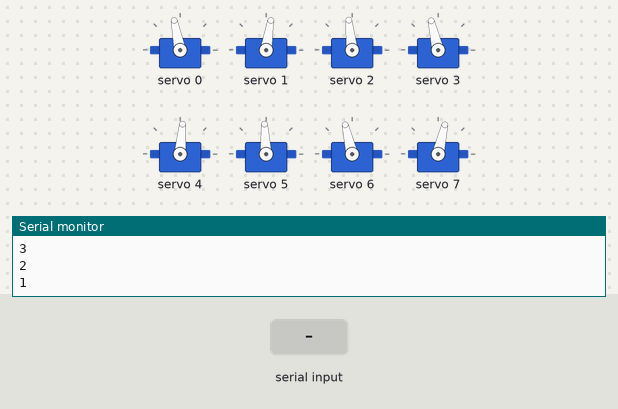
The sketch below on a simulated ESP32. Parts: 8 × servo, the last lines printed to the serial monitor. Inputs (shaded band) come from the test bench.

Above: at 12.2 s.
12.3 s: "2" received over Serial
At 13.74 s:
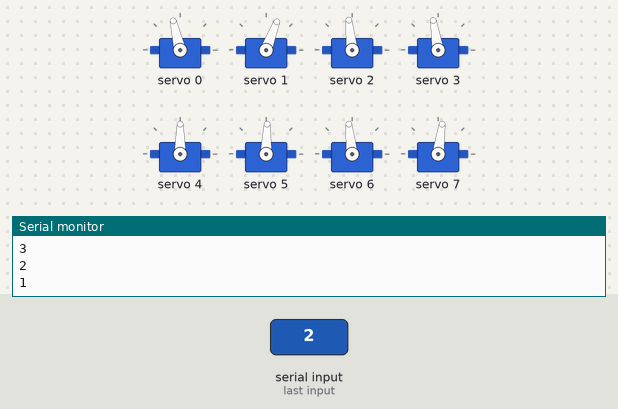
At 14.62 s:
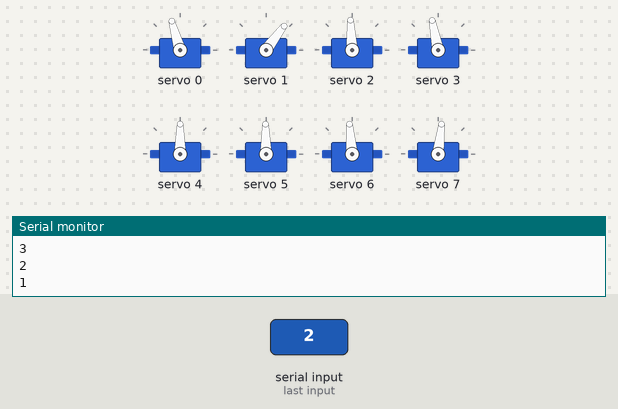
15.3 s: "1" received over Serial
18.3 s: "0" received over Serial
At 19.4 s:
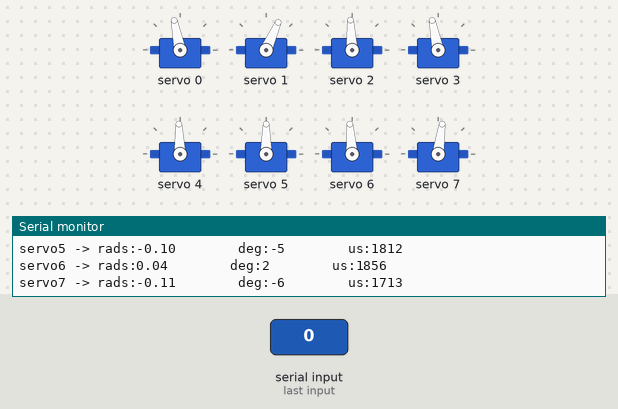
Timing chart, 0 to 21.3 s (numbered marks = the images above; inputs shaded):
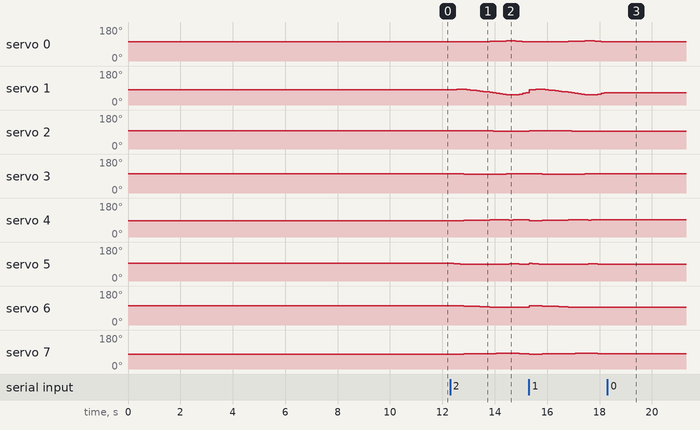

Measured:
- after the input at 12.3 s, servo 0: rises from 101° to 106° in 1.1 s, then falls to 101° in 0.75 s; servo 1: 81° → 82° after 0.13 s, → 84° 0.13 s later, → 83° 0.13 s later, → 82° 0.25 s later, … (21 changes in this stretch)
- after the input at 18.3 s, servo 0, servo 3: stops changing and stays 101°; servo 1: stops changing and stays 66°; servo 2: stops changing and stays 93°; servo 4: stops changing and stays 92°; servo 5: stops changing and stays 90°

The sketch:

2D_SS_lift_56.ino
```cpp
// HOW TO:
// ------------------------------
// Serial input = 2 -> Steps through gait sequence once and stops at the end.
// Serial input = 1 -> Steps through gait sequence in a loop.
// Serial input = 0 -> Stops infinite loop at the node where it is at that moment

//Gait template
#include <Wire.h>
#include <Adafruit_PWMServoDriver.h>

Adafruit_PWMServoDriver pca9685 = Adafruit_PWMServoDriver();

#define SERVO_FREQ 300
#define SER0 0 //Hip 1
#define SER1 1 //Knee 1
#define SER2 2 //Hip 2
#define SER3 3 //Knee 2
#define SER4 4 //Hip 3
#define SER5 5 //Knee 3
#define SER6 6 //Hip 4
#define SER7 7 //Knee 4

// Insert servo angles here:
// For 3D gaits, these angles are obtained from linearisation.py
// For 2D gaits, these angles are obtained from 2D_trajectory_reader.py
float SS_servo0[] = {-0.20941678, -0.19630291, -0.189587  , -0.18809007, -0.18773464, -0.19149025, -0.19971469, -0.20793913, -0.21616357, -0.224388  , -0.23261244, -0.24083688, -0.24917609, -0.25887332, -0.26857055, -0.27826778, -0.28796501, -0.29766224, -0.30275725, -0.29699423, -0.27957677, -0.25243463, -0.21919402, -0.18494474, -0.1491102 , -0.11212858, -0.07519109, -0.04105411, -0.01419654, -0.00745281, -0.00834917, -0.0120972 , -0.01232307, -0.01345568, -0.01555387, -0.01765206, -0.02300343, -0.0289237 , -0.03656005, -0.04704708, -0.06076047, -0.07337059, -0.0847293 , -0.09103029, -0.09404357, -0.09108492, -0.08875301, -0.09011243, -0.09176272, -0.09593028, -0.09975795, -0.10345097, -0.10810675, -0.11439426, -0.11943823, -0.12412474, -0.1261442 , -0.12874546, -0.13387055, -0.13531343, -0.14157095, -0.14126985, -0.14553441, -0.1522773 , -0.16155693, -0.17298687, -0.18745039, -0.19084513, -0.19117045, -0.19149577, -0.1918211 , -0.19014445, -0.18421088, -0.17827731, -0.17279538, -0.17298529, -0.1736413 , -0.17412437, -0.17461445, -0.17391903, -0.16831767, -0.16679684, -0.16615418, -0.16551152, -0.16486885, -0.1674469 , -0.17065088, -0.17385486, -0.18037603, -0.19305178, -0.21282911};
float SS_servo1[] = {0.1738077 , 0.13606131, 0.10324782, 0.1075499 , 0.11841718, 0.14762003, 0.19675415, 0.24588826, 0.29502238, 0.34415649, 0.39329061, 0.44242472, 0.49231315, 0.55112688, 0.60994061, 0.66875434, 0.72756806, 0.78638179, 0.82900607, 0.83183047, 0.78939456, 0.70781732, 0.61386666, 0.52011816, 0.43085478, 0.34483678, 0.26229639, 0.18571816, 0.12755025, 0.10422928, 0.09977139, 0.09995778, 0.09695234, 0.09285919, 0.09084313, 0.08882708, 0.09355151, 0.09945471, 0.10713382, 0.1208256 , 0.14119648, 0.15938855, 0.17323378, 0.17577598, 0.17221192, 0.15045245, 0.1278206 , 0.11183561, 0.09462229, 0.08376909, 0.082263  , 0.08142789, 0.08269719, 0.08753311, 0.09154771, 0.0939102 , 0.09209866, 0.0913741 , 0.09422728, 0.09303423, 0.09800287, 0.09404378, 0.09615034, 0.10165576, 0.11471868, 0.13333381, 0.15747079, 0.15957425, 0.15556773, 0.15156122, 0.1475547 , 0.14076749, 0.12806747, 0.11536746, 0.10340927, 0.10059978, 0.10105739, 0.10147152, 0.10195884, 0.09989686, 0.0888206 , 0.08607487, 0.08512194, 0.08416901, 0.08321608, 0.08765591, 0.09314381, 0.09863171, 0.11219427, 0.14003087, 0.18410722};
float SS_servo2[] = { 0.04162192,  0.04880081,  0.05806879,  0.0569451 ,  0.05279896,  0.04899611,  0.04556643,  0.04213675,  0.03870707,  0.03527739,  0.03184771,  0.02841803,  0.02444978,  0.014109  ,  0.00376823, -0.00657254, -0.01691331, -0.02725408, -0.03751802, -0.04006981, -0.04174092, -0.04099676, -0.04214035, -0.04435812, -0.04911821, -0.05571789, -0.06721218, -0.08100044, -0.08820766, -0.09053906, -0.08731338, -0.08225946, -0.07825234, -0.07949549, -0.08181283, -0.08413018, -0.08814286, -0.09245202, -0.09709039, -0.10077471, -0.10385271, -0.10793711, -0.11230214, -0.11705825, -0.12209827, -0.12889323, -0.13872941, -0.15295125, -0.17360652, -0.19546356, -0.21292759, -0.22996445, -0.24528551, -0.25769854, -0.2675578 , -0.27009066, -0.26537537, -0.25140572, -0.22721741, -0.19544374, -0.15799378, -0.11721112, -0.07533905, -0.03389529,  0.00675123,  0.04455035,  0.07245607,  0.08186927,  0.08615443,  0.09043959,  0.09472475,  0.09554917,  0.08901481,  0.08248045,  0.07600772,  0.07107253,  0.06896812,  0.06889351,  0.07110797,  0.0741382 ,  0.07659969,  0.07738797,  0.07781617,  0.07824437,  0.07867257,  0.07636476,  0.07352521,  0.07068566,  0.06521636,  0.0554752 ,  0.04103525};
float SS_servo3[] = {0.17028731, 0.14397383, 0.105497  , 0.0919815 , 0.08393159, 0.07696751, 0.07118374, 0.06539997, 0.0596162 , 0.05383243, 0.04804866, 0.04226489, 0.03784337, 0.04954034, 0.06123732, 0.07293429, 0.08463126, 0.09632823, 0.10909354, 0.10757574, 0.10365223, 0.09452443, 0.09033028, 0.08855035, 0.09234362, 0.10016959, 0.11679801, 0.13800528, 0.14913014, 0.14427565, 0.1315011 , 0.11388508, 0.10233438, 0.09847847, 0.09691345, 0.09534843, 0.09734924, 0.09997362, 0.10158708, 0.101519  , 0.10032235, 0.10121699, 0.10087227, 0.10025033, 0.10073633, 0.09873261, 0.1082827 , 0.13739421, 0.19346252, 0.26349169, 0.34754543, 0.43272044, 0.51793049, 0.60319992, 0.68635017, 0.75020486, 0.79349742, 0.80495834, 0.7768295 , 0.72574371, 0.64830712, 0.56491373, 0.46837732, 0.37031006, 0.27916051, 0.19679077, 0.13469779, 0.11063618, 0.09712081, 0.08360544, 0.07009006, 0.06491339, 0.07746784, 0.0900223 , 0.10228262, 0.10916932, 0.11262994, 0.11226279, 0.10727939, 0.10043365, 0.09566898, 0.0944589 , 0.09401379, 0.09356868, 0.09312358, 0.09713128, 0.10200437, 0.10687746, 0.11853615, 0.14087518, 0.17498247};
float SS_servo4[] = { 0.22375325,  0.20426401,  0.17980303,  0.16472475,  0.15005378,  0.13854228,  0.1304652 ,  0.12238813,  0.11431105,  0.10623397,  0.0981569,  0.09007982,  0.08268441,  0.0833546 ,  0.0840248 ,  0.084695  ,  0.08536519,  0.08603539,  0.08790784,  0.08576009,  0.07923612,  0.0699922 ,  0.06511401,  0.0617801 ,  0.06184286,  0.06436339,  0.06826451,  0.07082348,  0.07222433,  0.06765463,  0.05756641,  0.0436165 ,  0.03637993,  0.03037164,  0.02614039,  0.02190913,  0.02218976,  0.02325942,  0.02122343,  0.01731217,  0.01266789,  0.00871451,  0.00433353,  0.00491072,  0.010328  ,  0.01883516,  0.03509137,  0.05562838,  0.07195919,  0.0828802 ,  0.07965915,  0.07518775,  0.06578612,  0.04802852,  0.03050706,  0.01633538,  0.00466541, -0.00675485, -0.01926476, -0.03201796, -0.04858639, -0.06605527, -0.08107912, -0.09392918, -0.10002145, -0.10092966, -0.09599728, -0.0771789 , -0.05450988, -0.03184087, -0.00917185,  0.01770829,  0.05354283,  0.08937738,  0.1252657 ,  0.15953932,  0.18932523,  0.21405798,  0.23230318,  0.24175329,  0.24859636,  0.24508049,  0.2393353 ,  0.23359011,  0.22784492,  0.21657443,  0.20423011,  0.19188579,  0.19438136,  0.20666407,  0.22916909};
float SS_servo5[] = {-0.16278858, -0.13514874, -0.10528436, -0.09054639, -0.07731256, -0.06867459, -0.06503247, -0.06139034, -0.05774821, -0.05410608, -0.05046395, -0.04682183, -0.04428967, -0.05489098, -0.06549228, -0.07609359, -0.0866949 , -0.09729621, -0.10906098, -0.11133991, -0.10539329, -0.09426097, -0.09087547, -0.09037708, -0.09634104, -0.10698109, -0.12151262, -0.13341349, -0.13972   , -0.14001275, -0.1257994 , -0.10492723, -0.09368008, -0.08786981, -0.08558067, -0.08329152, -0.09002918, -0.09834543, -0.10202514, -0.10166678, -0.09969127, -0.09905568, -0.09932102, -0.11076142, -0.13150423, -0.16469385, -0.21591846, -0.27694439, -0.33145612, -0.37378659, -0.37668503, -0.37603164, -0.36505094, -0.33656712, -0.30689464, -0.28503332, -0.26707026, -0.24971024, -0.23165333, -0.20965479, -0.18346772, -0.15109945, -0.12695949, -0.10887593, -0.10214915, -0.10661149, -0.13108685, -0.18849997, -0.25504684, -0.32159372, -0.3881406 , -0.46057507, -0.54552871, -0.63048235, -0.7152577 , -0.78844751, -0.83596282, -0.85935407, -0.85410897, -0.81324815, -0.76201745, -0.67601883, -0.58253787, -0.48905691, -0.39557595, -0.29949718, -0.20291353, -0.10632987, -0.10716472, -0.1294894 , -0.17017329};
float SS_servo6[] = {0.23245373, 0.2164227 , 0.19571546, 0.18112199, 0.16742477, 0.15543525, 0.14530205, 0.13516886, 0.12503566, 0.11490247, 0.10476927, 0.09463608, 0.08489598, 0.07980717, 0.07471837, 0.06962956, 0.06454075, 0.05945194, 0.05529624, 0.05164385, 0.050122  , 0.04868213, 0.04594423, 0.04293795, 0.03894961, 0.03425067, 0.02935715, 0.02624685, 0.02633507, 0.03028671, 0.05297877, 0.0854966 , 0.12485738, 0.16585264, 0.2067703 , 0.24768796, 0.28668798, 0.32535264, 0.35748891, 0.37879965, 0.38702407, 0.38596071, 0.37815822, 0.36480604, 0.34855022, 0.33054939, 0.30852387, 0.28199396, 0.25329604, 0.23420663, 0.22963197, 0.22610755, 0.22298277, 0.22053531, 0.21850113, 0.21488693, 0.21061514, 0.20686736, 0.20347202, 0.20023111, 0.19795358, 0.19916082, 0.19841392, 0.19491592, 0.18827402, 0.18007605, 0.17268358, 0.16820311, 0.16453015, 0.16085718, 0.15718422, 0.15568243, 0.15879737, 0.1619123 , 0.16503044, 0.16496172, 0.16480582, 0.16442661, 0.16384257, 0.16171882, 0.15687728, 0.15764589, 0.15962185, 0.16159781, 0.16357377, 0.17423508, 0.18658435, 0.19893363, 0.2131549 , 0.22424532, 0.23729944};
float SS_servo7[] = {-0.23744119, -0.21678508, -0.19451153, -0.18072143, -0.16940199, -0.15977329, -0.15198247, -0.14419164, -0.13640082, -0.12860999, -0.12081917, -0.11302834, -0.10576455, -0.10473679, -0.10370904, -0.10268129, -0.10165353, -0.10062578, -0.10022762, -0.09950002, -0.10371435, -0.10840097, -0.10932826, -0.10947258, -0.10721589, -0.10322187, -0.09996195, -0.10039338, -0.10407621, -0.12169832, -0.17422252, -0.24825818, -0.33613135, -0.43334222, -0.52956906, -0.62579589, -0.71420473, -0.80124636, -0.86459087, -0.88536631, -0.85624615, -0.79416609, -0.71267513, -0.6197556 , -0.51799176, -0.42531352, -0.32889171, -0.2275789 , -0.13614036, -0.10242145, -0.1025621 , -0.10385745, -0.10578954, -0.10880077, -0.11092976, -0.11080569, -0.10812505, -0.10658932, -0.10727354, -0.10485797, -0.10795416, -0.11371892, -0.11869506, -0.11972887, -0.11198785, -0.09986399, -0.0898245 , -0.08552722, -0.08282226, -0.08011731, -0.07741236, -0.07784001, -0.0849287 , -0.0920174 , -0.09927509, -0.10229604, -0.10284425, -0.10262661, -0.10193394, -0.09831702, -0.08817543, -0.08937681, -0.09301928, -0.09666175, -0.10030422, -0.12251086, -0.14832538, -0.1741399 , -0.20217666, -0.22199013, -0.24366966};

int node=0;
int first=0;
int input=0;
int end_time=0;
int time_step=120000;
int steps = sizeof(SS_servo0)/sizeof(SS_servo0[0]);
int one_print = 0;

// -------------------Joint configurations-------------------
int servo0=0;
int servo0_deg=0;
int servo1=0;
int servo1_deg=0;
int servo2=0;
int servo2_deg=0;
int servo3=0;
int servo3_deg=0;
int servo4=0;
int servo4_deg=0;
int servo5=0;
int servo5_deg=0;
int servo6=0;
int servo6_deg=0;
int servo7=0;
int servo7_deg=0;

void setup() {
  Serial.begin(115200);
  pca9685.begin();

  pca9685.setOscillatorFrequency(27000000); //Value between 24MHz and 27MHz, tuned for this setup
  pca9685.setPWMFreq(SERVO_FREQ);
  delay (1000);

  servo0_deg=SS_servo0[0]/3.14159265*180;
  servo0=map(servo0_deg,-38,90,2200,1030);
  servo1_deg=SS_servo1[0]/3.14159265*180;
  servo1=map(servo1_deg,-90,90,2600,950);
  servo2_deg=SS_servo2[0]/3.14159265*180;
  servo2=map(servo2_deg,-38,90,1510,2730);
  servo3_deg=SS_servo3[0]/3.14159265*180;
  servo3=map(servo3_deg,-90,90,1100,2700);
  servo4_deg=SS_servo4[0]/3.14159265*180;
  servo4=map(servo4_deg,-90,38,2700,1500);
  servo5_deg=SS_servo5[0]/3.14159265*180;
  servo5=map(servo5_deg,-90,90,2600,930);
  servo6_deg=SS_servo6[0]/3.14159265*180;
  servo6=map(servo6_deg,-90,38,850,2250);
  servo7_deg=SS_servo7[0]/3.14159265*180;
  servo7=map(servo7_deg,-90,90,920,2620);

  pca9685.setPWM(SER0,0,servo0);
  pca9685.setPWM(SER1,0,servo1);
  pca9685.setPWM(SER2,0,servo2);
  pca9685.setPWM(SER3,0,servo3);
  pca9685.setPWM(SER4,0,servo4);
  pca9685.setPWM(SER5,0,servo5);
  pca9685.setPWM(SER6,0,servo6);
  pca9685.setPWM(SER7,0,servo7);

  Serial.print("Node:");
  Serial.println(node);
  Serial.print("servo0 -> rads:");
  Serial.print(SS_servo0[node]);
  Serial.print("        deg:");
  Serial.print(servo0_deg);
  Serial.print("        us:");
  Serial.println(servo0);
  Serial.print("servo1 -> rads:");
  Serial.print(SS_servo1[node]);
  Serial.print("        deg:");
  Serial.print(servo1_deg);
  Serial.print("        us:");
  Serial.println(servo1);
  Serial.print("servo2 -> rads:");
  Serial.print(SS_servo2[node]);
  Serial.print("        deg:");
  Serial.print(servo2_deg);
  Serial.print("        us:");
  Serial.println(servo2);
  Serial.print("servo3 -> rads:");
  Serial.print(SS_servo3[node]);
  Serial.print("        deg:");
  Serial.print(servo3_deg);
  Serial.print("        us:");
  Serial.println(servo3);
  Serial.print("servo4 -> rads:");
  Serial.print(SS_servo4[node]);
  Serial.print("        deg:");
  Serial.print(servo4_deg);
  Serial.print("        us:");
  Serial.println(servo4);
  Serial.print("servo5 -> rads:");
  Serial.print(SS_servo5[node]);
  Serial.print("        deg:");
  Serial.print(servo5_deg);
  Serial.print("        us:");
  Serial.println(servo5);
  Serial.print("servo6 -> rads:");
  Serial.print(SS_servo6[node]);
  Serial.print("        deg:");
  Serial.print(servo6_deg);
  Serial.print("        us:");
  Serial.println(servo6);
  Serial.print("servo7 -> rads:");
  Serial.print(SS_servo7[node]);
  Serial.print("        deg:");
  Serial.print(servo7_deg);
  Serial.print("        us:");
  Serial.println(servo7);

  Serial.println("10");
  delay(1000);
  Serial.println("9");
  delay(1000);
  Serial.println("8");
  delay(1000);
  Serial.println("7");
  delay(1000);
  Serial.println("6");
  delay(1000);
  Serial.println("5");
  delay(1000);
  Serial.println("4");
  delay(1000);
  Serial.println("3");
  delay(1000);
  Serial.println("2");
  delay(1000);
  Serial.println("1");
  delay(1000);

}

void loop()
{
  if(Serial.available()>0)
  {
    first=Serial.read();
    if(first=='2')
    {
      input=2;
      node=0;
      one_print=1;
    }
    if(first=='1')
    {
      input=1;
      node=0;
      one_print=1;
    }
    if(first=='0')
    {
      input=0;
    }
  }
  if(input==1 or input==2)
  {
      if(esp_timer_get_time()>=end_time)
      {
        servo0_deg=SS_servo0[node]/3.14159265*180;
        servo0=map(servo0_deg,-38,90,2200,1030);
        servo1_deg=SS_servo1[node]/3.14159265*180;
        servo1=map(servo1_deg,-90,90,2600,950);
        servo2_deg=SS_servo2[node]/3.14159265*180;
        servo2=map(servo2_deg,-38,90,1510,2730);
        servo3_deg=SS_servo3[node]/3.14159265*180;
        servo3=map(servo3_deg,-90,90,1100,2700);
        servo4_deg=SS_servo4[node]/3.14159265*180;
        servo4=map(servo4_deg,-90,38,2700,1500);
        servo5_deg=SS_servo5[node]/3.14159265*180;
        servo5=map(servo5_deg,-90,90,2600,930);
        servo6_deg=SS_servo6[node]/3.14159265*180;
        servo6=map(servo6_deg,-90,38,850,2250);
        servo7_deg=SS_servo7[node]/3.14159265*180;
        servo7=map(servo7_deg,-90,90,920,2620);

        pca9685.setPWM(SER0,0,servo0);
        pca9685.setPWM(SER1,0,servo1);
        pca9685.setPWM(SER2,0,servo2);
        pca9685.setPWM(SER3,0,servo3);
        pca9685.setPWM(SER4,0,servo4);
        pca9685.setPWM(SER5,0,servo5);
        pca9685.setPWM(SER6,0,servo6);
        pca9685.setPWM(SER7,0,servo7);

        node+=1;
        if(node>=steps and input==1)
        {
          Serial.print("Input:");
          Serial.println(input);
          node=0;
        }
        if(node>=steps and input==2)
        {
          Serial.print("Input:");
          Serial.println(input);
          input=0;
        }
         end_time=esp_timer_get_time()+time_step;
      }
   }

  if(input == 0)
  {
        pca9685.setPWM(SER0,0,servo0);
        pca9685.setPWM(SER1,0,servo1);
        pca9685.setPWM(SER2,0,servo2);
        pca9685.setPWM(SER3,0,servo3);
        pca9685.setPWM(SER4,0,servo4);
        pca9685.setPWM(SER5,0,servo5);
        pca9685.setPWM(SER6,0,servo6);
        pca9685.setPWM(SER7,0,servo7);

        if(one_print==1)
        {
          Serial.print("Input:");
          Serial.println(input);
          Serial.print("Node:");
          Serial.println(node);
          Serial.print("servo0 -> rads:");
          Serial.print(SS_servo0[node]);
          Serial.print("        deg:");
          Serial.print(servo0_deg);
          Serial.print("        us:");
          Serial.println(servo0);
          Serial.print("servo1 -> rads:");
          Serial.print(SS_servo1[node]);
          Serial.print("        deg:");
          Serial.print(servo1_deg);
          Serial.print("        us:");
          Serial.println(servo1);
          Serial.print("servo2 -> rads:");
          Serial.print(SS_servo2[node]);
          Serial.print("        deg:");
          Serial.print(servo2_deg);
          Serial.print("        us:");
          Serial.println(servo2);
          Serial.print("servo3 -> rads:");
          Serial.print(SS_servo3[node]);
          Serial.print("        deg:");
          Serial.print(servo3_deg);
          Serial.print("        us:");
          Serial.println(servo3);
          Serial.print("servo4 -> rads:");
          Serial.print(SS_servo4[node]);
          Serial.print("        deg:");
          Serial.print(servo4_deg);
          Serial.print("        us:");
          Serial.println(servo4);
          Serial.print("servo5 -> rads:");
          Serial.print(SS_servo5[node]);
          Serial.print("        deg:");
          Serial.print(servo5_deg);
          Serial.print("        us:");
          Serial.println(servo5);
          Serial.print("servo6 -> rads:");
          Serial.print(SS_servo6[node]);
          Serial.print("        deg:");
          Serial.print(servo6_deg);
          Serial.print("        us:");
          Serial.println(servo6);
          Serial.print("servo7 -> rads:");
          Serial.print(SS_servo7[node]);
          Serial.print("        deg:");
          Serial.print(servo7_deg);
          Serial.print("        us:");
          Serial.println(servo7);
          one_print=0;
        }

  }
}
```
